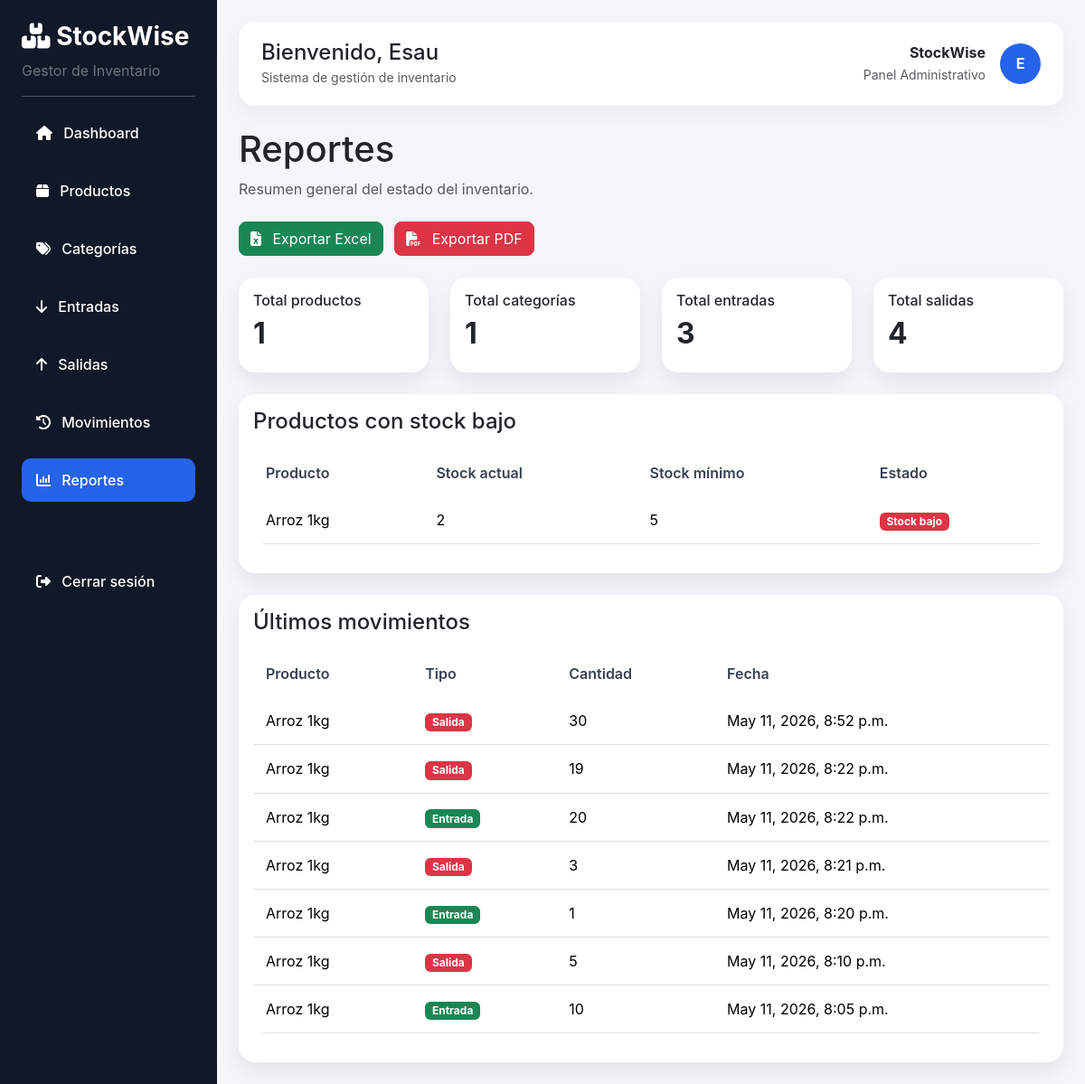
The app's page /reportes/ (signed in), older data.
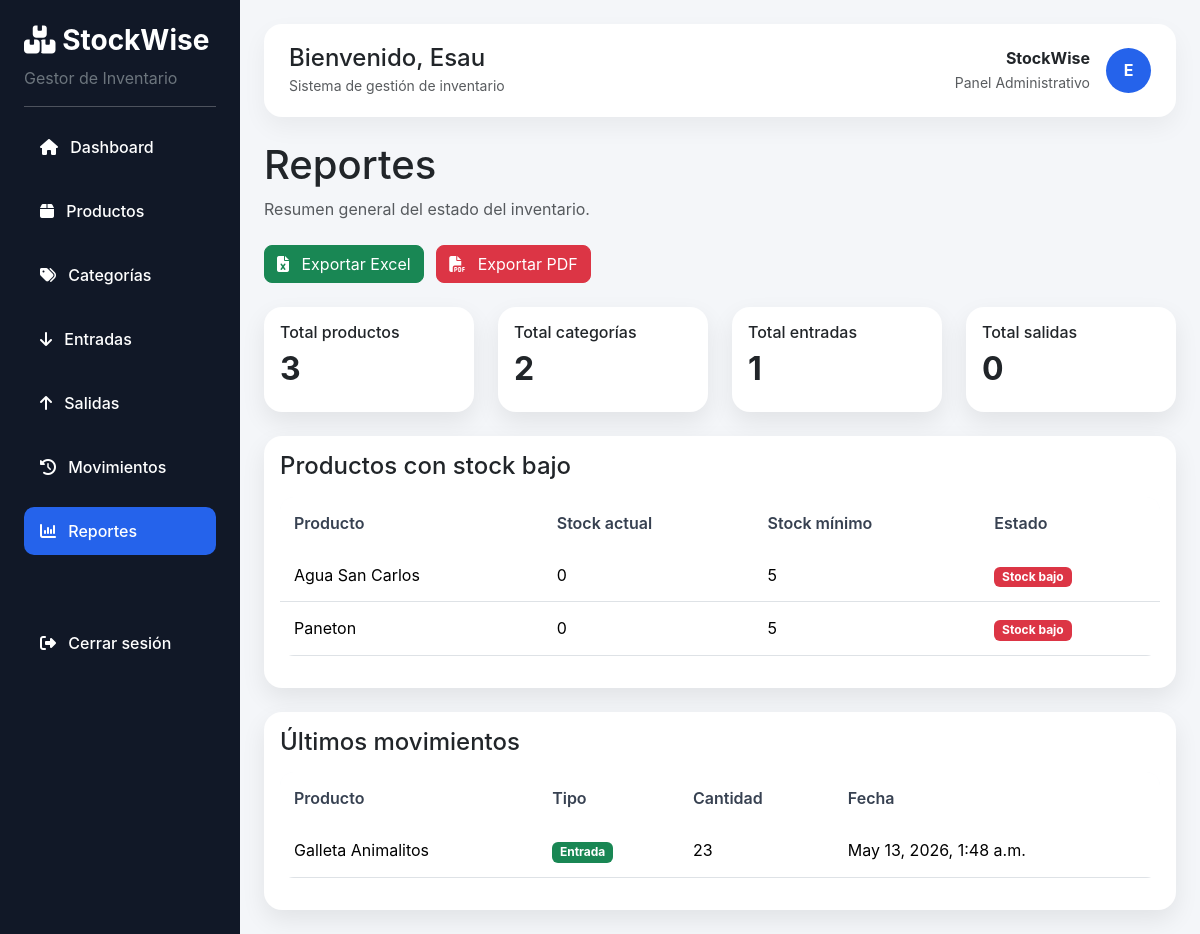
The same page, newer data.
### productos/models.py (models this page shows, shortened)
class Producto(models.Model):
    nombre = models.CharField(max_length=100)
    descripcion = models.TextField(blank=True)
    precio = models.DecimalField(max_digits=10, decimal_places=2)
    stock = models.IntegerField(default=0)
    stock_minimo = models.IntegerField(default=5)
    categoria = models.ForeignKey(Categoria, on_delete=models.CASCADE)

### inventario/models.py (models this page shows, shortened)
class MovimientoStock(models.Model):
    TIPO_CHOICES = [
        ('ENTRADA', 'Entrada'),
        ('SALIDA', 'Salida'),
    ]
    producto = models.ForeignKey(Producto, on_delete=models.CASCADE)
    usuario = models.ForeignKey(User, on_delete=models.SET_NULL, null=True, blank=True)
    tipo = models.CharField(max_length=10, choices=TIPO_CHOICES)
    cantidad = models.PositiveIntegerField()
    fecha = models.DateTimeField(auto_now_add=True)
    descripcion = models.CharField(max_length=200, blank=True)

### reportes/views.py (the view)
# urls.py: path('reportes/', include('reportes.urls')),
@login_required(login_url='login')
def reportes(request):
    total_productos = Producto.objects.count()
    total_categorias = Categoria.objects.count()
    total_entradas = MovimientoStock.objects.filter(
        tipo='ENTRADA'
    ).count()
    total_salidas = MovimientoStock.objects.filter(
        tipo='SALIDA'
    ).count()
    productos_stock_bajo = Producto.objects.filter(
        stock__lte=5
    )
    ultimos_movimientos = MovimientoStock.objects.order_by(
        '-fecha'
    )[:10]
    return render(request, 'reportes/reportes.html', {
        'total_productos': total_productos,
        'total_categorias': total_categorias,
        'total_entradas': total_entradas,
        'total_salidas': total_salidas,
        'productos_stock_bajo': productos_stock_bajo,
        'ultimos_movimientos': ultimos_movimientos,
    })

### templates/reportes/reportes.html (shortened to what this page needs)
{% extends 'base.html' %}
{% block content %}
<div class="mb-4">
    <h1>Reportes</h1>
    <p class="text-muted">Resumen general del estado del inventario.</p>
</div>
<a href="{% url 'exportar_excel' %}" class="btn btn-success rounded-3 mb-4">
    <i class="fa-solid fa-file-excel me-2"></i>
    Exportar Excel
</a>
<a href="{% url 'exportar_pdf' %}"
   class="btn btn-danger rounded-3 mb-4 ms-2">
    <i class="fa-solid fa-file-pdf me-2"></i>
    Exportar PDF
</a>
<div class="row g-4 mb-4">
    <div class="col-md-3">
        <div class="card dashboard-card h-100">
            <div class="card-body">
                <h6>Total productos</h6>
                <h2>{{ total_productos }}</h2>
            </div>
        </div>
    </div>
    <div class="col-md-3">
        <div class="card dashboard-card h-100">
            <div class="card-body">
                <h6>Total categorías</h6>
                <h2>{{ total_categorias }}</h2>
            </div>
        </div>
    </div>
    <div class="col-md-3">
        <div class="card dashboard-card h-100">
            <div class="card-body">
                <h6>Total entradas</h6>
                <h2>{{ total_entradas }}</h2>
            </div>
        </div>
    </div>
    <div class="col-md-3">
        <div class="card dashboard-card h-100">
            <div class="card-body">
                <h6>Total salidas</h6>
                <h2>{{ total_salidas }}</h2>
            </div>
        </div>
    </div>
</div>
<div class="card dashboard-card mb-4">
    <div class="card-body">
        <h4>Productos con stock bajo</h4>
        <table class="table table-hover align-middle mt-3">
            <thead>
                <tr>
                    <th>Producto</th>
                    <th>Stock actual</th>
                    <th>Stock mínimo</th>
                    <th>Estado</th>
                </tr>
            </thead>
            <tbody>
                {% for producto in productos_stock_bajo %}
                <tr>
                    <td>{{ producto.nombre }}</td>
                    <td>{{ producto.stock }}</td>
                    <td>{{ producto.stock_minimo }}</td>
                    <td>
                        <span class="badge bg-danger">Stock bajo</span>
                    </td>
                </tr>
                {% empty %}
                <tr>
                    <td colspan="4" class="text-center">
                        No hay productos con stock bajo.
                    </td>
                </tr>
                {% endfor %}
            </tbody>
        </table>
    </div>
</div>
<div class="card dashboard-card">
    <div class="card-body">
        <h4>Últimos movimientos</h4>
        <table class="table table-hover align-middle mt-3">
            <thead>
                <tr>
                    <th>Producto</th>
                    <th>Tipo</th>
                    <th>Cantidad</th>
                    <th>Fecha</th>
                </tr>
            </thead>
            <tbody>
                {% for movimiento in ultimos_movimientos %}
                <tr>
                    <td>{{ movimiento.producto.nombre }}</td>
                    <td>
                        {% if movimiento.tipo == 'ENTRADA' %}
                            <span class="badge bg-success">Entrada</span>
                        {% else %}
                            <span class="badge bg-danger">Salida</span>
                        {% endif %}
                    </td>
                    <td>{{ movimiento.cantidad }}</td>
                    <td>{{ movimiento.fecha }}</td>
                </tr>
                {% empty %}
                <tr>
                    <td colspan="4" class="text-center">
                        No hay movimientos registrados.
                    </td>
                </tr>
                {% endfor %}
            </tbody>
        </table>
    </div>
</div>
{% endblock %}

Row changes from the older to the newer data that the page shows:
removed Producto: nombre "Arroz 1kg", stock "2", stock_minimo "5"
removed MovimientoStock: producto.nombre "Arroz 1kg", tipo "Salida", cantidad "30", fecha "May 11, 2026, 8:52 p.m."
removed MovimientoStock: producto.nombre "Arroz 1kg", tipo "Salida", cantidad "19", fecha "May 11, 2026, 8:22 p.m."
removed MovimientoStock: producto.nombre "Arroz 1kg", tipo "Entrada", cantidad "20", fecha "May 11, 2026, 8:22 p.m."
removed MovimientoStock: producto.nombre "Arroz 1kg", tipo "Salida", cantidad "3", fecha "May 11, 2026, 8:21 p.m."
removed MovimientoStock: producto.nombre "Arroz 1kg", tipo "Entrada", cantidad "1", fecha "May 11, 2026, 8:20 p.m."
removed MovimientoStock: producto.nombre "Arroz 1kg", tipo "Salida", cantidad "5", fecha "May 11, 2026, 8:10 p.m."
removed MovimientoStock: producto.nombre "Arroz 1kg", tipo "Entrada", cantidad "10", fecha "May 11, 2026, 8:05 p.m."
added Producto: nombre "Agua San Carlos", stock "0", stock_minimo "5"
added Producto: nombre "Paneton", stock "0", stock_minimo "5"
added MovimientoStock: producto.nombre "Galleta Animalitos", tipo "Entrada", cantidad "23", fecha "May 13, 2026, 1:48 a.m."
Text that changed along with them:
{{ total_productos }}: "1" → "3"
{{ total_categorias }}: "1" → "2"
{{ total_entradas }}: "3" → "1"
{{ total_salidas }}: "4" → "0"
